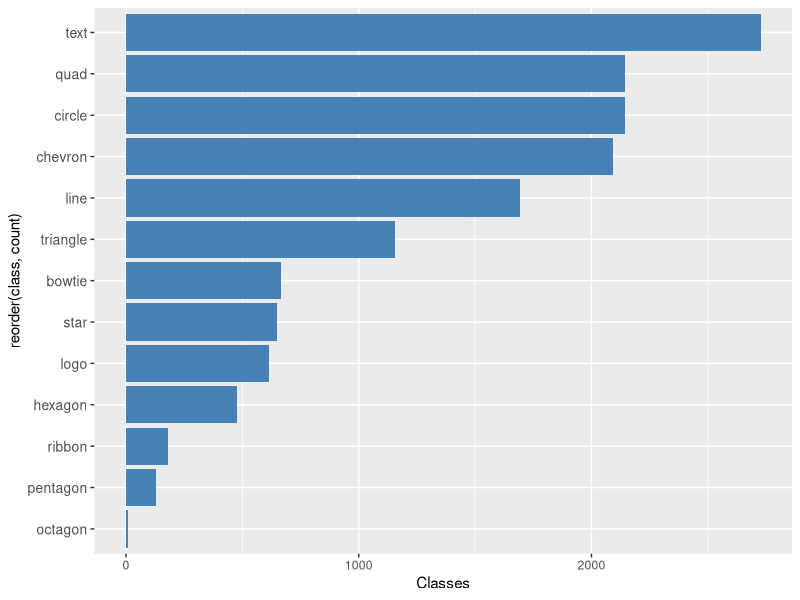

Recreate this plot in R.
## ---- chunk 1
#| label: fig-class-distribution
#| fig-cap: "Number of annotations per class"
#| lightbox: true
#| fig-attr: 'style="transform: translateY(-80px);"'

library(ggplot2)
library(tidyverse)

df <- data.frame(
  # class = c(
  #   "quadrilateral", "line", "circle", "logo", "hexagon",
  #   "polygon", "star", "chevron", "ribbon", "bowtie",
  #   "pentagon", "triangle", "heel", "octagon",
  #   "rectangle", "text"
  # ),
  # count = c(
  #   2134, 1692, 2143, 616, 478,
  #   12, 647, 2094, 180, 666,
  #   131, 1154, 2, 10,
  #   4, 2727
  # )
  class = c(
    "quad", "line", "circle", "logo", "hexagon",
     "star", "chevron", "ribbon", "bowtie",
    "pentagon", "triangle", "octagon",
     "text"
  ),
  count = c(
    2146, 1692, 2143, 616, 478,
     647, 2094, 180, 666,
    131, 1154, 10,
    2727
  )
)
df <- df %>% arrange(desc(count))
df %>% 
  ggplot() +
  geom_col(aes(y=reorder(class, count), x=count), fill="steelblue") +
  xlab("Classes") +
  theme(
    axis.text.y = element_text(size=10),
    plot.title = element_text(size = 18, hjust = 0.5)
  )
# +
#   labs(title = "Number of Annotations per Class",
#        y = "Class")
